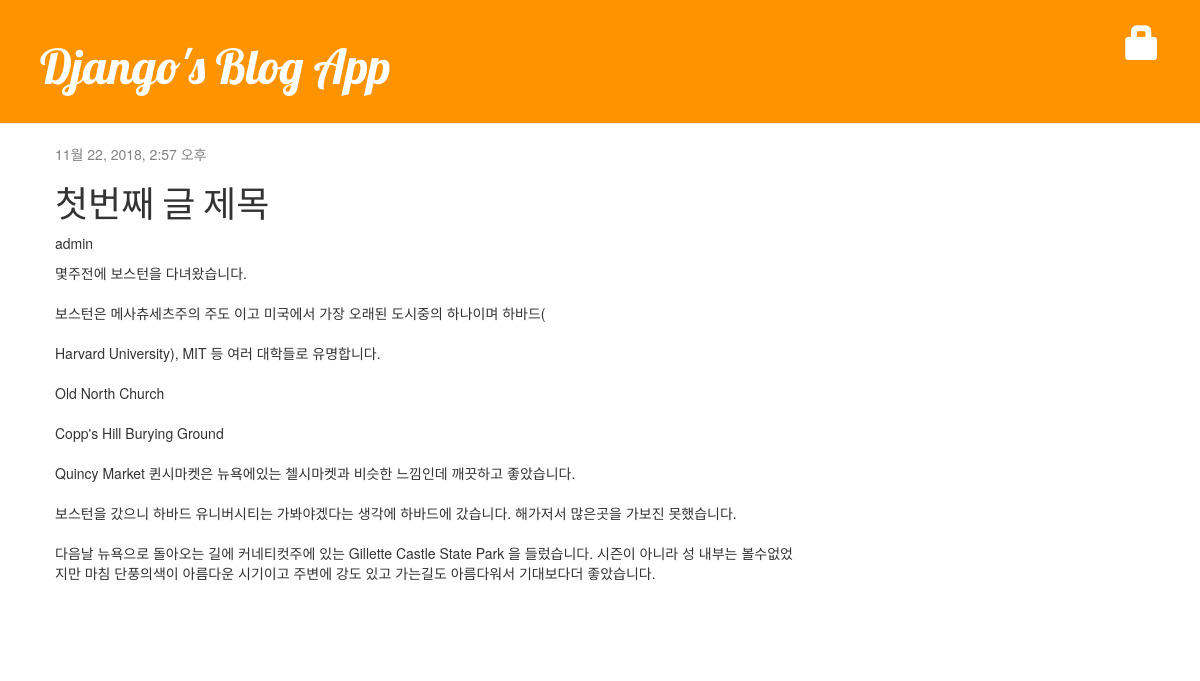
The app's page /post/1/ with its own data.
### blog/models.py (models this page shows, shortened)
class Post(models.Model):
    author = models.ForeignKey('auth.User',on_delete=models.CASCADE)
    title = models.CharField(max_length=200,validators=[min_length_3_validator])
    text = models.TextField()
    created_date = models.DateTimeField(default=timezone.now())
    published_date = models.DateTimeField(blank=True,null=True)

### blog/views.py (the view)
# urls.py: url(r'^post/(?P<pk>\d+)/$',views.post_detail,name='post_detail'),
def post_detail(request,pk):
    post = get_object_or_404(Post,pk=pk)
    return render(request,'blog/post_detail.html',{'post':post})

### blog/templates/blog/post_detail.html (shortened to what this page needs)
{% extends 'blog/base.html' %}
{% block content %}
    <div class="post">
        {% if post.published_date %}
            <div class="date">
                {{post.published_date}}
            </div>
        {% endif %}
        <h1>{{post.title}}</h1>
        <p>{{post.author}}</p>
        <p>
            {{post.text|linebreaksbr}}
        </p>
    </div>
{% endblock %}

### blog/static/css/blog.css (style rules this page uses)
h1, h2, h3, h4 { font-family: 'Lobster', cursive; }
.date { color: #828282; }
.post { margin-bottom: 70px; }

### records on screen
Post: published_date "11월 22, 2018, 2:57 오후", title "첫번째 글 제목", author "admin", text "몇주전에 보스턴을 다녀왔습니다. 보스턴은 메사츄세츠주의 주도 이고 미국에서 가장 오래된 도시중의 하나이며 하바드( Harvard University), MIT 등 여러 대학들로 유명합니다. Old North Church Copp's Hill Burying Ground Quincy Market 퀸시마켓은 뉴욕에있는 첼시마켓과 비슷한 느낌인데 깨끗하고 좋았습니다. 보스턴을 갔으니 하바드 유니버시티는 가봐야겠다는 생각에 하바드에 갔습니다. 해가저서 많은곳을 가보진 못했습니다. 다음날 뉴욕으로 돌아오는 길에 커네티컷주에 있는 Gillette Castle State Park 을 들렀습니다. 시즌이 아니라 성 내부는 볼수없었지만 마침 단풍의색이 아름다운 시기이고 주변에 강도 있고 가는길도 아름다워서 기대보다더 좋았습니다."
